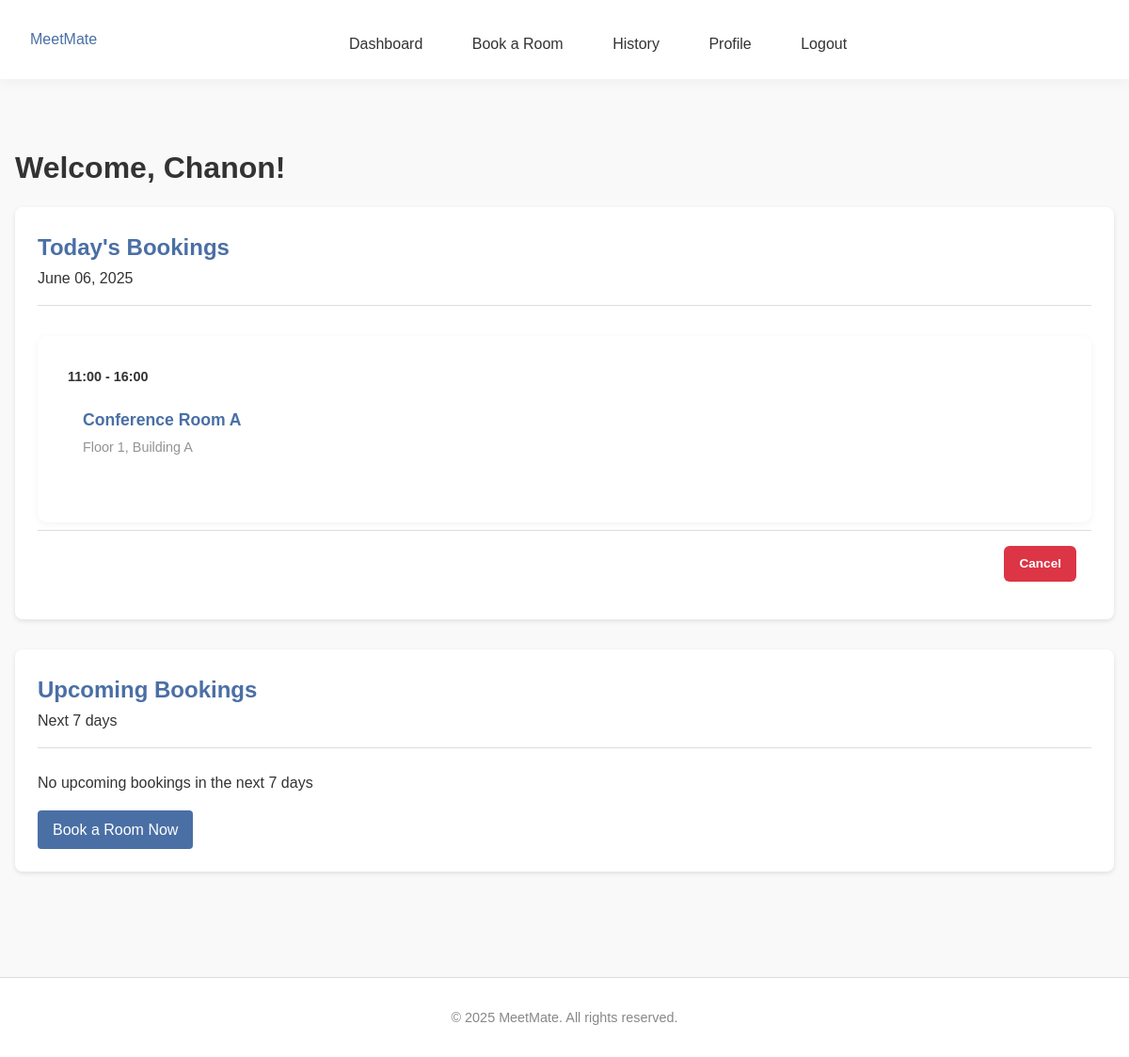
/dashboard (signed in), run on an earlier commit of the app's database.
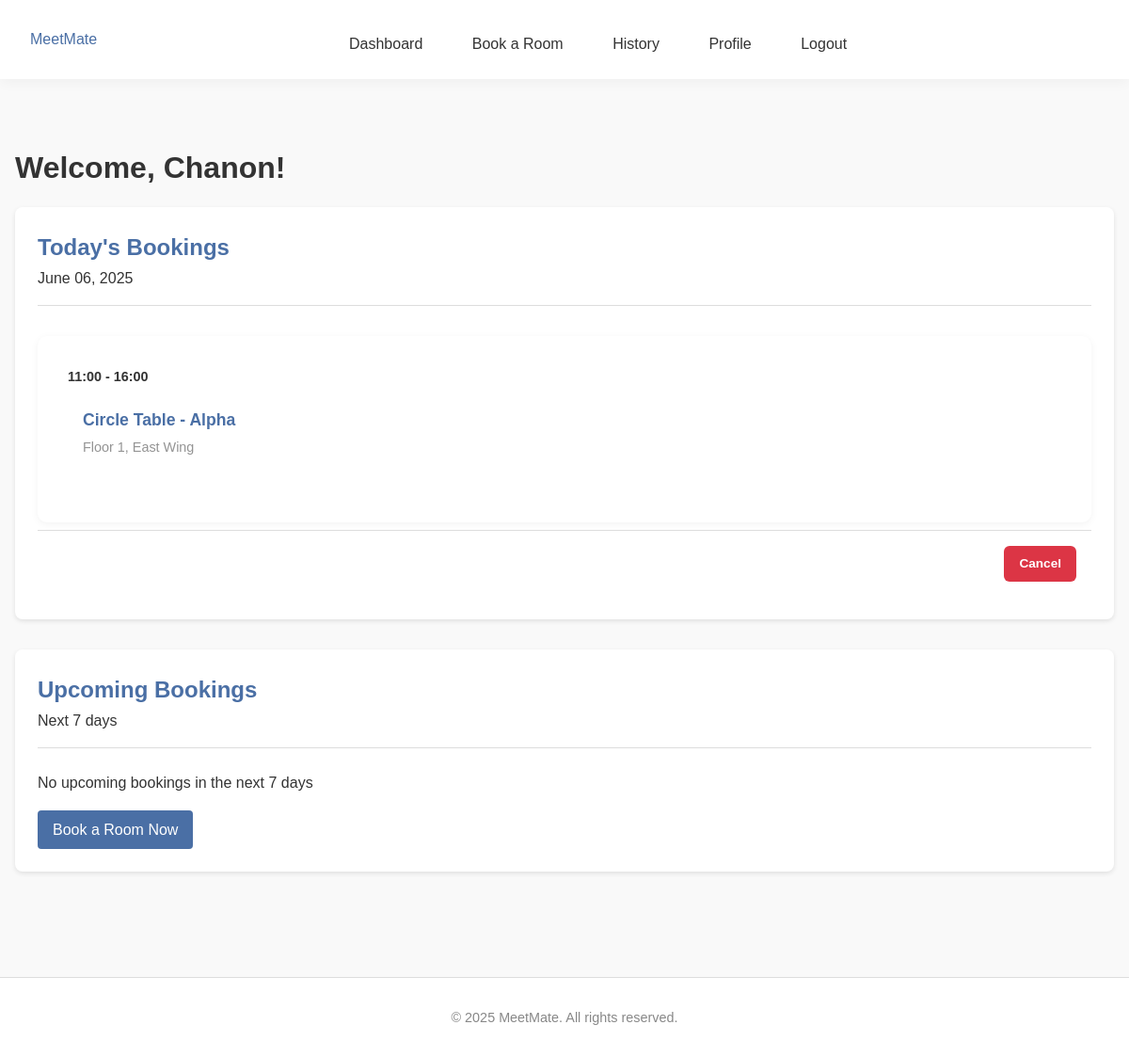
And on a later commit of the database.
### tables this page shows
CREATE TABLE bookings (
                id INTEGER PRIMARY KEY AUTOINCREMENT,
                user_id INTEGER NOT NULL,
                room_id INTEGER NOT NULL,
                date TEXT NOT NULL,
                time_start TEXT NOT NULL,
                time_end TEXT NOT NULL,
                booking_admin_id INTEGER,
                notes TEXT,
                FOREIGN KEY (user_id) REFERENCES users (id),
                FOREIGN KEY (room_id) REFERENCES rooms (id),
                FOREIGN KEY (booking_admin_id) REFERENCES users (id)
            );

CREATE TABLE rooms (
                id INTEGER PRIMARY KEY AUTOINCREMENT,
                name TEXT NOT NULL,
                location TEXT NOT NULL,
                capacity INTEGER NOT NULL
            , room_type TEXT DEFAULT "conference");

### app.py (the view)
@app.route('/dashboard')
@login_required
def dashboard():
    connection = get_database_connection()
    cursor = connection.cursor()
    user_id = session['user_id']
    now = datetime.now()
    current_date = now.date()
    current_time = now.time()
    today_bookings = []
    upcoming_bookings = []
    today_date = ''
    user_today_bookings = []
    user_upcoming_bookings = []
    if session.get('role') == 'admin':
        from datetime import date, timedelta
        today = date.today()
        today_str = today.strftime('%Y-%m-%d')
        today_date = today.strftime('%B %d, %Y')
        tomorrow = today + timedelta(days=1)
        next_week = today + timedelta(days=7)
        tomorrow_str = tomorrow.strftime('%Y-%m-%d')
        next_week_str = next_week.strftime('%Y-%m-%d')
        cursor.execute('''
            SELECT
                b.id,
                b.date,
                b.time_start,
                b.time_end,
                b.notes,
                u.username,
                r.name as room_name,
                admin.username as admin_name
            FROM bookings b
            JOIN users u ON b.user_id = u.id
            JOIN rooms r ON b.room_id = r.id
            LEFT JOIN users admin ON b.booking_admin_id = admin.id
            WHERE b.date = ?
            ORDER BY b.time_start
        ''', (today_str,))
        for row in cursor.fetchall():
            booking = dict(row)
            if booking['admin_name']:
                booking['booked_by'] = f"Admin: {booking['admin_name']}"
            else:
                booking['booked_by'] = "Self"
            booking_date = date.fromisoformat(booking['date'])
            booking_start_time = time.fromisoformat(booking['time_start'] + ':00' if len(booking['time_start']) == 5 else booking['time_start'])
            if booking_date == current_date:
                booking['can_cancel'] = current_time < booking_start_time
                booking['status'] = 'Complete' if current_time >= booking_start_time else None
            else:
                booking['can_cancel'] = True
                booking['status'] = None
            today_bookings.append(booking)
        cursor.execute('''
            SELECT
                b.id,
                b.date,
                b.time_start,
                b.time_end,
                b.notes,
                u.username,
                r.name as room_name,
                admin.username as admin_name
            FROM bookings b
            JOIN users u ON b.user_id = u.id
            JOIN rooms r ON b.room_id = r.id
            LEFT JOIN users admin ON b.booking_admin_id = admin.id
            WHERE b.date >= ? AND b.date <= ?
            ORDER BY b.date, b.time_start
            LIMIT 10
        ''', (tomorrow_str, next_week_str))
        for row in cursor.fetchall():
            booking = dict(row)
            if booking['admin_name']:
                booking['booked_by'] = f"Admin: {booking['admin_name']}"
            else:
                booking['booked_by'] = "Self"
            booking_date = date.fromisoformat(booking['date'])
            booking['formatted_date'] = booking_date.strftime('%a, %b %d')
            booking['can_cancel'] = True
            booking['status'] = None
            upcoming_bookings.append(booking)
    else:
        from datetime import date, timedelta
        today = date.today()
        today_str = today.strftime('%Y-%m-%d')
        today_date = today.strftime('%B %d, %Y')
        tomorrow = today + timedelta(days=1)
        next_week = today + timedelta(days=7)
        tomorrow_str = tomorrow.strftime('%Y-%m-%d')
        next_week_str = next_week.strftime('%Y-%m-%d')
        cursor.execute('''
            SELECT
                b.id,
                b.date,
                b.time_start,
                b.time_end,
                b.notes,
                r.name as room_name,
                r.location as room_location
            FROM bookings b
            JOIN rooms r ON b.room_id = r.id
            WHERE b.user_id = ? AND b.date = ?
            ORDER BY b.time_start
        ''', (user_id, today_str))
        for row in cursor.fetchall():
            booking = dict(row)
            booking_date = date.fromisoformat(booking['date'])
            booking_start_time = time.fromisoformat(booking['time_start'] + ':00' if len(booking['time_start']) == 5 else booking['time_start'])
            if booking_date == current_date:
                booking['can_cancel'] = current_time < booking_start_time
                booking['status'] = 'Complete' if current_time >= booking_start_time else None
            else:
                booking['can_cancel'] = True
                booking['status'] = None
            user_today_bookings.append(booking)
        cursor.execute('''
            SELECT
                b.id,
                b.date,
                b.time_start,
                b.time_end,
                b.notes,
                r.name as room_name,
                r.location as room_location
            FROM bookings b
            JOIN rooms r ON b.room_id = r.id
            WHERE b.user_id = ? AND b.date >= ? AND b.date <= ?
            ORDER BY b.date, b.time_start
            LIMIT 10
        ''', (user_id, tomorrow_str, next_week_str))
        for row in cursor.fetchall():
            booking = dict(row)
            booking_date = date.fromisoformat(booking['date'])
            booking['formatted_date'] = booking_date.strftime('%a, %b %d')
            booking['can_cancel'] = True
            booking['status'] = None
            user_upcoming_bookings.append(booking)
    connection.close()
    return render_template('dashboard.html',
                         today_bookings=today_bookings,
                         today_date=today_date,
                         upcoming_bookings=upcoming_bookings,
                         user_today_bookings=user_today_bookings,
                         user_upcoming_bookings=user_upcoming_bookings)

### app.py (called while the page is built)
def get_database_path():
    app_directory = app.root_path
    instance_directory = os.path.join(app_directory, 'instance')
    os.makedirs(instance_directory, exist_ok=True)
    database_path = os.path.join(instance_directory, 'meetmate.db')
    return database_path

def get_database_connection():
    db_path = get_database_path()
    connection = sqlite3.connect(db_path)
    connection.row_factory = sqlite3.Row
    return connection

def get_user_by_id(user_id):
    connection = get_database_connection()
    cursor = connection.cursor()
    cursor.execute("SELECT * FROM users WHERE id = ?", (user_id,))
    user = cursor.fetchone()
    connection.close()
    if user:
        return dict(user)
    return None

### templates/dashboard.html (shortened to what the changed rows need)
{% extends "base.html" %}
{% block content %}
<div class="dashboard">
    <h1>Welcome, {{ session.username }}!</h1>
    {% if session.role == 'admin' %}
    <div class="dashboard-section">
        <div class="section-card">
            <div class="section-header">
                <h2>Today's Bookings</h2>
                <span class="date">{{ today_date }}</span>
            </div>
              {% if today_bookings %}
                <div class="bookings-list">
                    {% for booking in today_bookings %}
                        <div class="booking-item">
                            <div class="booking-info">
                                <div class="booking-time">
                                    {{ booking.time_start }} - {{ booking.time_end }}
                                </div>
                                <div class="booking-details">
                                    <strong>{{ booking.room_name }}</strong> - {{ booking.username }}
                                    {% if booking.notes %}
                                        <div class="booking-notes">{{ booking.notes }}</div>
                                    {% endif %}
                                </div>
                            </div>
                            <div class="booking-actions">
                                {% if booking.can_cancel %}
                                    <a href="{{ url_for('cancel_booking', booking_id=booking.id) }}"
                                       class="btn btn-danger btn-small"
                                       onclick="return confirm('Are you sure you want to cancel this booking?')">
                                        Cancel
                                    </a>
                                {% elif booking.status == 'Complete' %}
                                    <div class="booking-status">
                                        <span class="status-completed">Complete</span>
                                    </div>
                                {% endif %}
                            </div>
                        </div>
                    {% endfor %}
                </div>
            {% else %}
                <div class="no-bookings">
                    <p>No bookings scheduled for today</p>
                    <a href="{{ url_for('admin_book') }}" class="btn btn-primary">Book for Client</a>
                </div>
            {% endif %}
        </div>
    </div>
    <div class="dashboard-section">
        <div class="section-card">
            <div class="section-header">
                <h2>Upcoming Bookings</h2>
                <span class="subtitle">Next 7 days</span>
            </div>
              {% if upcoming_bookings %}
                <div class="bookings-list">
                    {% for booking in upcoming_bookings %}
                        <div class="booking-item">
                            <div class="booking-info">
                                <div class="booking-date">
                                    {{ booking.formatted_date }}
                                </div>
                                <div class="booking-time">
                                    {{ booking.time_start }} - {{ booking.time_end }}
                                </div>
                                <div class="booking-details">
                                    <strong>{{ booking.room_name }}</strong> - {{ booking.username }}
                                    {% if booking.notes %}
                                        <div class="booking-notes">{{ booking.notes }}</div>
                                    {% endif %}
                                </div>
                            </div>
                            <div class="booking-actions">
                                {% if booking.can_cancel %}
                                    <a href="{{ url_for('cancel_booking', booking_id=booking.id) }}"
                                       class="btn btn-danger btn-small"
                                       onclick="return confirm('Are you sure you want to cancel this booking?')">
                                        Cancel
                                    </a>
                                {% elif booking.status == 'Complete' %}
                                    <div class="booking-status">
                                        <span class="status-completed">Complete</span>
                                    </div>
                                {% endif %}
                            </div>
                        </div>
                    {% endfor %}
                </div>
            {% else %}
                <div class="no-bookings">
                    <p>No upcoming bookings in the next 7 days</p>
                    <a href="{{ url_for('admin_book') }}" class="btn btn-primary">Book for Client</a>
                </div>
            {% endif %}
        </div>
    </div>
    {% else %}
    <div class="dashboard-section">
        <div class="section-card">
            <div class="section-header">
                <h2>Today's Bookings</h2>
            </div>
              {% if user_today_bookings %}
                <div class="bookings-list">
                    {% for booking in user_today_bookings %}
                        <div class="booking-item">
                            <div class="booking-info">
                                <div class="booking-time">
                                    {{ booking.time_start }} - {{ booking.time_end }}
                                </div>
                                <div class="booking-details">
                                    <strong>{{ booking.room_name }}</strong>
                                    <div class="booking-location">
                                        {{ booking.room_location }}
                                    </div>
                                </div>
                            </div>
                            <div class="booking-actions">
                                {% if booking.can_cancel %}
                                    <a href="{{ url_for('cancel_booking', booking_id=booking.id) }}"
                                       class="btn btn-danger btn-small"
                                       onclick="return confirm('Are you sure you want to cancel this booking?')">
                                        Cancel
                                    </a>
                                {% elif booking.status == 'Complete' %}
                                    <div class="booking-status">
                                        <span class="status-completed">Complete</span>
                                    </div>
                                {% endif %}
                            </div>
                        </div>
                    {% endfor %}
                </div>
            {% else %}
                <div class="no-bookings">
                    <p>No bookings scheduled for today</p>
                    <a href="{{ url_for('booking') }}" class="btn btn-primary">Book a Room Now</a>
                </div>
            {% endif %}
        </div>
    </div>
    <div class="dashboard-section">
        <div class="section-card">
            <div class="section-header">
                <h2>Upcoming Bookings</h2>
            </div>
        </div>
    </div>
    {% endif %}
</div>
{% endblock %}

What changed in the data, as far as the page shows it:
changed through a linked row, bookings: room_name "Conference Room A" → "Circle Table - Alpha"; room_location "Floor 1, Building A" → "Floor 1, East Wing"
